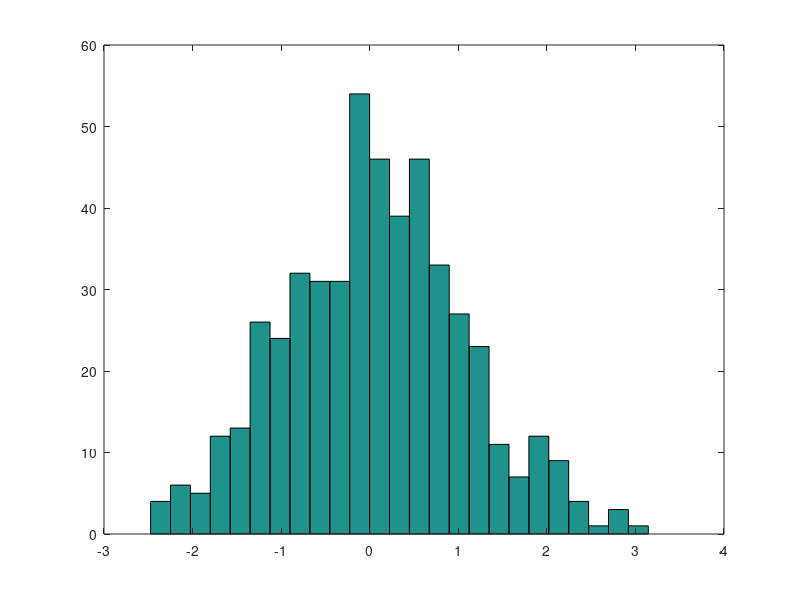

MATLAB code for this plot:
clc;
N = 500;
x=0;
for J = 1 : N
    x(J) = sum(rand(12,1))-6;
end
hist(x,25)
m = mean(x);
s = std(x);
fprintf('\n\t m = %g\n', m)
fprintf('\n\t s = %g\n', s)